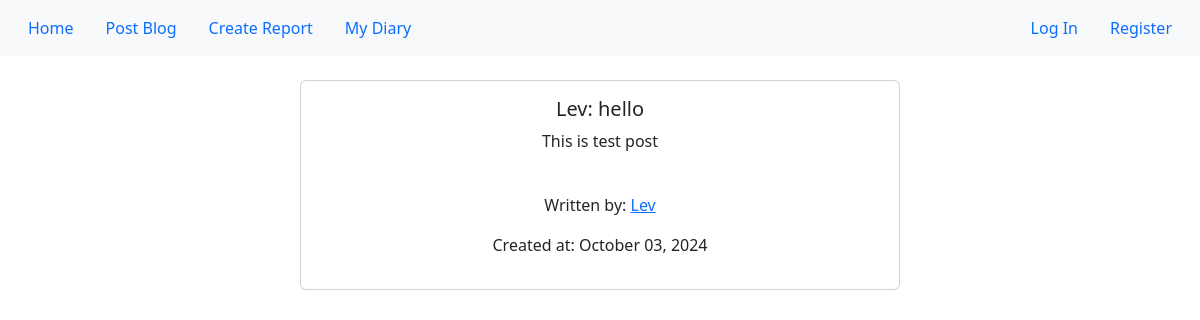
Screenshot of /post/3 with the database file from the repository.
### compro/models.py (models this page shows, shortened)
class Blogs(db.Model):
    __tablename__ = 'blogs'
    id = db.Column(db.Integer, primary_key=True)
    title = db.Column(db.String(128), nullable=False)
    content = db.Column(db.Text, nullable=False)
    posted_date = db.Column(db.DateTime, default = datetime.utcnow())
    author_id = db.Column(db.Integer, db.ForeignKey('users.id'), nullable=False)

class Users (db.Model, UserMixin):
     __tablename__ = 'users'
     id = db.Column(db.Integer, primary_key=True)
     username = db.Column(db.String(64), nullable = False)
     email = db.Column(db.String(128), nullable=True, index=True, unique=True)
     hash_password = db.Column(db.String(128))
     profile_photo_path = db.Column(db.String(), default='default.jpg')
     post = db.relationship('Blogs', backref='author', lazy='dynamic')

### compro/blog/views.py (the view)
@blog_bp.route('/post/<int:post_id>')
def read_post(post_id):
    blog_post = Blogs.query.get_or_404(post_id)
    return render_template('blogpost.html', blog_post=blog_post)

### compro/blog/templates/blogpost.html (shortened to what this page needs)
{% extends 'base.html' %}
{% block content %}
    <div align="center"><br>
<div class="card w-50" >
  <div class="card-body">
    <h5 class="card-title">{{ blog_post.title }}</h5>
    <p class="card-text">{{ blog_post.content }}</p><br>
    <p>Written by:  <a href="#">{{ blog_post.author.username }}</a></p>
    <p>Created at:  {{ blog_post.posted_date.strftime('%B %d, %Y') }}</p>
  </div>
</div>
</div>
{% endblock %}

### rows the page displays
Blogs: title "Lev: hello", content "This is test post", posted_date "October 03, 2024"
Users: author.username "Lev"
